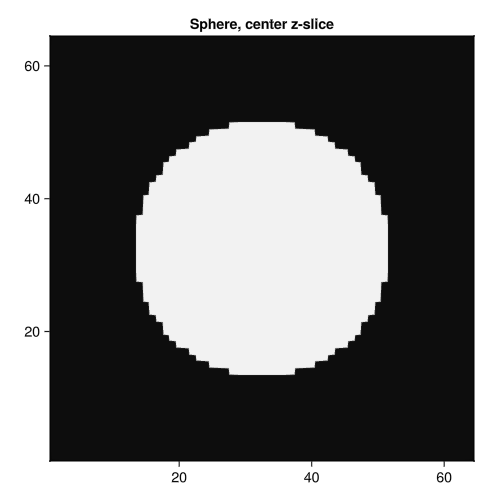

This figure's Julia source:
# 01_hello_sphere.jl
#
# The minimal VoxelShapes example. One sphere, one Geometry, one Region.
#
# A Geometry describes what to draw: the shapes, the background value, and the
# anti-aliasing strategy. A Region describes where to sample: a voxel grid
# geometry. rasterize(geometry, region) runs the rasterizer and returns a plain
# Julia array you can slice and plot.
#
# Run from this directory:
#   julia --project=. 01_hello_sphere.jl

using VoxelShapes
using GLMakie

N = 64

sphere = FillableSphere((0.5, 0.5, 0.5), 0.3, 1.0)

geometry = Geometry(
    [sphere],
    0.0,            # background value
    NoAntiAliasing()
)
region = Region((N, N, N), (1 // N, 1 // N, 1 // N), (1 // 2, 1 // 2, 1 // 2))

arr = rasterize(geometry, region)

fig = Figure(size = (500, 500))
ax  = Axis(fig[1, 1], title = "Sphere, center z-slice", aspect = DataAspect())
heatmap!(ax, arr[:, :, N ÷ 2], colormap = :grays, colorrange = (0, 1))
hidedecorations!(ax, ticks = false, ticklabels = false)
save(joinpath(@__DIR__, "01_hello_sphere.png"), fig)
display(fig)
